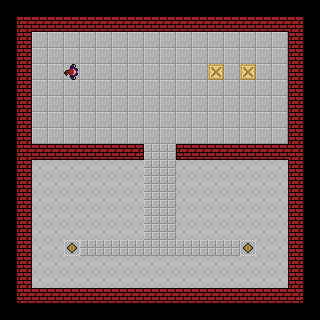

This is a level from a 2D game, rendered from its Tiled map with the project's own tilesets. A one-line summary and the map file follow, with tile-layer data summarised:
An orthogonal 20x20 tile map with 16x16 px tiles, 2 tile layers (Terrain, Entities), 2 tilesets.

<map version="1.0" orientation="orthogonal" renderorder="right-down" width="20" height="20" tilewidth="16" tileheight="16">
 <properties>
  <property name="Description" value="This is a example level made in Tiled." />
  <property name="Name" value="Example Level" />
 </properties>
 <tileset firstgid="1" name="TilesetWorld1" tilewidth="16" tileheight="16">
  <image source="TilesetWorld1.png" width="512" height="512" />
 </tileset>
 <tileset firstgid="1025" name="Charset" tilewidth="16" tileheight="16">
  <image source="Charset.png" width="256" height="256" />
 </tileset>
 <layer name="Terrain" width="20" height="20">
  <data>[400 cells, 400 non-empty, 11 distinct tile ids]</data>
 </layer>
 <layer name="Entities" width="20" height="20">
  <data>[400 cells, 3 non-empty, 2 distinct tile ids]</data>
 </layer>
</map>
